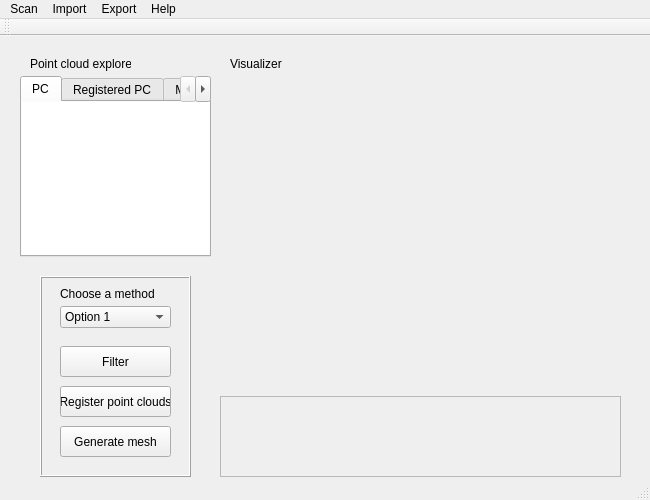
<?xml version="1.0" encoding="UTF-8"?>
<ui version="4.0">
 <class>MainWindow</class>
 <widget class="QMainWindow" name="MainWindow">
  <property name="geometry">
   <rect>
    <x>0</x>
    <y>0</y>
    <width>650</width>
    <height>500</height>
   </rect>
  </property>
  <property name="windowTitle">
   <string>MainWindow</string>
  </property>
  <widget class="QWidget" name="centralWidget">
   <widget class="QTabWidget" name="mw_explorer_tabwidget">
    <property name="geometry">
     <rect>
      <x>20</x>
      <y>40</y>
      <width>191</width>
      <height>181</height>
     </rect>
    </property>
    <property name="currentIndex">
     <number>0</number>
    </property>
    <widget class="QWidget" name="mw_pc_tab">
     <attribute name="title">
      <string>PC</string>
     </attribute>
     <widget class="QListView" name="pc_list">
      <property name="geometry">
       <rect>
        <x>-10</x>
        <y>-10</y>
        <width>201</width>
        <height>171</height>
       </rect>
      </property>
     </widget>
    </widget>
    <widget class="QWidget" name="mw_registeredpc_tab">
     <attribute name="title">
      <string>Registered PC</string>
     </attribute>
     <widget class="QListView" name="regpc_list">
      <property name="geometry">
       <rect>
        <x>-10</x>
        <y>-10</y>
        <width>201</width>
        <height>171</height>
       </rect>
      </property>
     </widget>
    </widget>
    <widget class="QWidget" name="mw_mesh_tab">
     <attribute name="title">
      <string>Mesh</string>
     </attribute>
     <widget class="QListView" name="mesh_list">
      <property name="geometry">
       <rect>
        <x>-10</x>
        <y>-10</y>
        <width>201</width>
        <height>171</height>
       </rect>
      </property>
     </widget>
    </widget>
   </widget>
   <widget class="QFrame" name="mw_register_frame">
    <property name="geometry">
     <rect>
      <x>40</x>
      <y>240</y>
      <width>151</width>
      <height>201</height>
     </rect>
    </property>
    <property name="frameShape">
     <enum>QFrame::Box</enum>
    </property>
    <property name="frameShadow">
     <enum>QFrame::Raised</enum>
    </property>
    <widget class="QPushButton" name="mw_register_pc_pushbutton">
     <property name="geometry">
      <rect>
       <x>20</x>
       <y>110</y>
       <width>111</width>
       <height>31</height>
      </rect>
     </property>
     <property name="text">
      <string>Register point clouds</string>
     </property>
    </widget>
    <widget class="QPushButton" name="mw_generatemesh_pushbutton">
     <property name="geometry">
      <rect>
       <x>20</x>
       <y>150</y>
       <width>111</width>
       <height>31</height>
      </rect>
     </property>
     <property name="text">
      <string>Generate mesh</string>
     </property>
    </widget>
    <widget class="QPushButton" name="filter_pb">
     <property name="geometry">
      <rect>
       <x>20</x>
       <y>70</y>
       <width>111</width>
       <height>31</height>
      </rect>
     </property>
     <property name="text">
      <string>Filter</string>
     </property>
    </widget>
    <widget class="QComboBox" name="methods_cb">
     <property name="geometry">
      <rect>
       <x>20</x>
       <y>30</y>
       <width>111</width>
       <height>22</height>
      </rect>
     </property>
     <item>
      <property name="text">
       <string>Option 1</string>
      </property>
     </item>
     <item>
      <property name="text">
       <string>Option 2</string>
      </property>
     </item>
     <item>
      <property name="text">
       <string>Option 3</string>
      </property>
     </item>
    </widget>
    <widget class="QLabel" name="method_label">
     <property name="geometry">
      <rect>
       <x>20</x>
       <y>10</y>
       <width>101</width>
       <height>16</height>
      </rect>
     </property>
     <property name="text">
      <string>Choose a method</string>
     </property>
    </widget>
   </widget>
   <widget class="QLabel" name="mw_visualizer_label">
    <property name="geometry">
     <rect>
      <x>230</x>
      <y>20</y>
      <width>61</width>
      <height>16</height>
     </rect>
    </property>
    <property name="text">
     <string>Visualizer</string>
    </property>
   </widget>
   <widget class="QLabel" name="mw_pcexplorer_label">
    <property name="geometry">
     <rect>
      <x>30</x>
      <y>20</y>
      <width>101</width>
      <height>16</height>
     </rect>
    </property>
    <property name="text">
     <string>Point cloud explorer</string>
    </property>
   </widget>
   <widget class="QTextEdit" name="mw_logger_textedit">
    <property name="enabled">
     <bool>false</bool>
    </property>
    <property name="geometry">
     <rect>
      <x>220</x>
      <y>360</y>
      <width>401</width>
      <height>81</height>
     </rect>
    </property>
   </widget>
   <widget class="QVTKWidget" name="pcScan" native="true">
    <property name="geometry">
     <rect>
      <x>240</x>
      <y>60</y>
      <width>371</width>
      <height>291</height>
     </rect>
    </property>
    <property name="sizePolicy">
     <sizepolicy hsizetype="Preferred" vsizetype="Expanding">
      <horstretch>0</horstretch>
      <verstretch>0</verstretch>
     </sizepolicy>
    </property>
   </widget>
  </widget>
  <widget class="QMenuBar" name="menuBar">
   <property name="geometry">
    <rect>
     <x>0</x>
     <y>0</y>
     <width>650</width>
     <height>21</height>
    </rect>
   </property>
   <widget class="QMenu" name="menuMAGMA_3D_scanner">
    <property name="title">
     <string>Scan</string>
    </property>
    <addaction name="actionNew_scan"/>
   </widget>
   <widget class="QMenu" name="menuImport">
    <property name="title">
     <string>Import</string>
    </property>
    <addaction name="actionImport_point_clouds"/>
    <addaction name="actionImport_registered_PC"/>
    <addaction name="actionImport_mesh"/>
   </widget>
   <widget class="QMenu" name="menuExport">
    <property name="title">
     <string>Export</string>
    </property>
    <addaction name="actionExport_point_clouds"/>
    <addaction name="actionExport_registered_PC"/>
    <addaction name="actionExport_mesh"/>
   </widget>
   <widget class="QMenu" name="menuHelp">
    <property name="title">
     <string>Help</string>
    </property>
    <addaction name="actionUser_manual"/>
    <addaction name="actionAbout"/>
   </widget>
   <addaction name="menuMAGMA_3D_scanner"/>
   <addaction name="menuImport"/>
   <addaction name="menuExport"/>
   <addaction name="menuHelp"/>
  </widget>
  <widget class="QToolBar" name="mainToolBar">
   <attribute name="toolBarArea">
    <enum>TopToolBarArea</enum>
   </attribute>
   <attribute name="toolBarBreak">
    <bool>false</bool>
   </attribute>
  </widget>
  <widget class="QStatusBar" name="statusBar"/>
  <action name="actionNew_scan">
   <property name="text">
    <string>New scan</string>
   </property>
  </action>
  <action name="actionImport_point_clouds">
   <property name="text">
    <string>Import point clouds</string>
   </property>
  </action>
  <action name="actionImport_registered_PC">
   <property name="text">
    <string>Import registered PC</string>
   </property>
  </action>
  <action name="actionImport_mesh">
   <property name="text">
    <string>Import mesh</string>
   </property>
  </action>
  <action name="actionExport_point_clouds">
   <property name="text">
    <string>Export point clouds</string>
   </property>
  </action>
  <action name="actionExport_registered_PC">
   <property name="text">
    <string>Export registered PC</string>
   </property>
  </action>
  <action name="actionExport_mesh">
   <property name="text">
    <string>Export mesh</string>
   </property>
  </action>
  <action name="actionUser_manual">
   <property name="text">
    <string>User manual</string>
   </property>
  </action>
  <action name="actionAbout">
   <property name="text">
    <string>About</string>
   </property>
  </action>
 </widget>
 <layoutdefault spacing="6" margin="11"/>
 <customwidgets>
  <customwidget>
   <class>QVTKWidget</class>
   <extends>QWidget</extends>
   <header>QVTKWidget.h</header>
  </customwidget>
 </customwidgets>
 <resources/>
 <connections/>
</ui>
